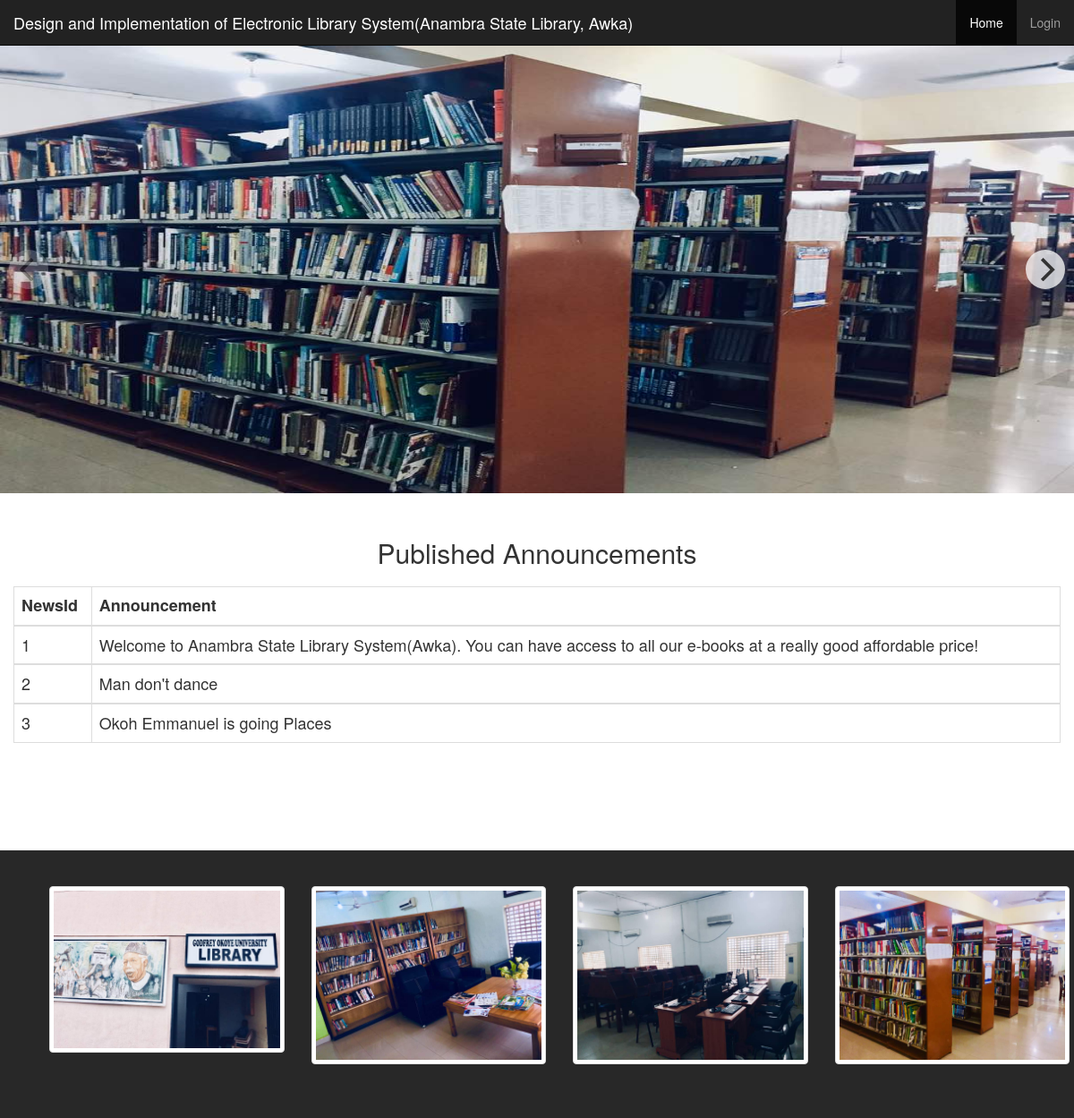
The page / on the database its author committed.
### tables this page shows
CREATE TABLE `news` (
  `newsId` int(11) NOT NULL,
  `announcement` text NOT NULL
);

### index.php (the view, shortened to what this page needs)
<?php
require 'includes/db-inc.php';
 include "includes/header.php";
  ?>
<!DOCTYPE html>
<html>
<head>
	<link rel="stylesheet" type="text/css" href="css/bootstrap.css">
	<link rel="stylesheet" type="text/css" href="font-awesome-4.7.0/css/font-awesome.css">
	<link rel="stylesheet" type="text/css" href="css/style.css">
	<link rel="stylesheet" type="text/css" href="flickity/flickity.css">
</head>
<body>
<div class="container">
	<nav class="navbar navbar-inverse navbar-fixed-top">
		<div class="container-fluid">
			<div class="navbar-header">
				<a class="navbar-brand" href="#">Design and Implementation of Electronic Library System(Anambra State Library, Awka)</a>
			</div>
			<div class="collapse navbar-collapse" id="bs-example">
				<ul class="nav navbar-nav navbar-right">
				<li class="active"><a href="#">Home</a></li>
					<li><a href="login.php">Login</a></li>
				</ul>
			</div>
		</div>
	</nav>
</div>
		<div class="container-fluid slide">
	  		<div class="slider">
					<div class="carousel" data-flickity='{ "autoPlay": true }'; >
						  <div class="carousel-cell" auto-play >
						  	<img src="ify/1.jpeg">
						  </div>
					</div>
	  		</div>
		</div>
		<div class="container slide2">
			  <div class="panel-heading">
		  	<div class="row">
		  		<h3 class="center-block" style="font-size: 30px;">Published Announcements</h3>
			</div>
		  </div>
		  <table class="table table-bordered" style="font-size: 18px;">
      		<thead>
                <tr>
                    <th>NewsId</th>
                         <th>Announcement</th>
                </tr>
          </thead>
           <?php
          $sql2 = "SELECT * from news";
      @$query2 = mysqli_query($conn, $sql2);
      $counter = 1;
      while (@$row = mysqli_fetch_array($query2)) {  ?>
        <tbody >
          <td><?php echo $counter++; ?></td>
          <td><?php echo $row['announcement']; ?></td>
        </tbody>
     <?php }
           ?>
		   </table>
	  </div>
		<div class="container-fluid slide3" style="background-color: #282828">
			<div class="container">
				<div class="row">
				<div class="col-lg-3 col-md-3 col-sm-6 col-xs-12">
					<a href="#" class="thumbnail">
						<img src="ify/9.jpeg">
					</a>
				</div>
				<div class="col-lg-3 col-md-3 col-sm-6 col-xs-12">
					<a href="#" class="thumbnail">
						<img src="ify/6.jpeg">
					</a>
				</div>
				<div class="col-lg-3 col-md-3 col-sm-6 col-xs-12">
					<a href="#" class="thumbnail">
						<img src="ify/7.jpeg">
					</a>
				</div>
				<div class="col-lg-3 col-md-3 col-sm-6 col-xs-12">
					<a href="#" class="thumbnail">
						<img src="ify/8.jpeg">
					</a>
				</div>
			</div>
			</div>
		</div>
</body>
</html>

### includes/header.php (shortened to what this page needs)
<!DOCTYPE html>
<html>
<head>
    <link rel="stylesheet" type="text/css" href="css/bootstrap.css">
    <link rel="stylesheet" type="text/css" href="font-awesome-4.7.0/css/font-awesome.css">
    <link rel="stylesheet" type="text/css" href="css/style.css">
    <link rel="stylesheet" type="text/css" href="flickity/flickity.css">
    <link rel="stylesheet" type="text/css" href="css/sweetalert.css">
</head>
<body>

### css/style.css (style rules this page uses)
body { overflow-x: hidden; }
.slide { margin-top: 51px; padding: 0; }
.slide3 { margin-top: 100px; padding: 40px; }
.slide img { background-position: center; width: 100%; height: 500px; }
.slide2 { margin-top: 20px; padding: 0; }
.carousel-cell { width: 100%; counter-increment: carousel-cell; }
.center-block { text-align: center; }

### flickity/flickity.css (style rules this page uses)
.flickity-enabled { position: relative; }
.flickity-enabled.is-draggable { -webkit-tap-highlight-color: transparent; tap-highlight-color: transparent; -webkit-user-select: none; -moz-user-select: none; -ms-user-select: none; user-select: none; }

### rows shown on the page
news: announcement "Welcome to Anambra State Library System(Awka). You can have access to all our e-books at a really good affordable price!"
news: announcement "Man don't dance"
news: announcement "Okoh Emmanuel is going Places"
